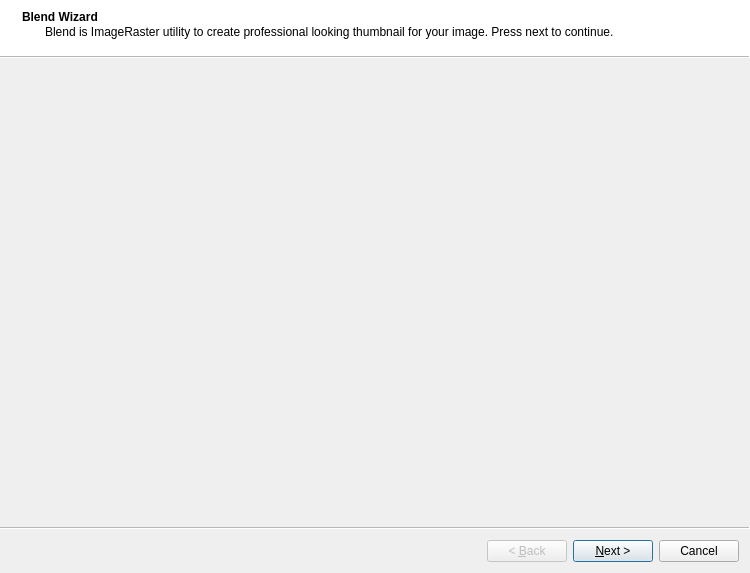
<?xml version="1.0" encoding="UTF-8"?>
<ui version="4.0">
 <class>BlendWizard</class>
 <widget class="QWizard" name="BlendWizard">
  <property name="geometry">
   <rect>
    <x>0</x>
    <y>0</y>
    <width>750</width>
    <height>573</height>
   </rect>
  </property>
  <property name="windowTitle">
   <string>Blend</string>
  </property>
  <property name="wizardStyle">
   <enum>QWizard::AeroStyle</enum>
  </property>
  <widget class="QWizardPage" name="Blend1">
   <property name="title">
    <string>Blend Wizard</string>
   </property>
   <property name="subTitle">
    <string>Blend is ImageRaster utility to create professional looking thumbnail for your image. Press next to continue.</string>
   </property>
   <attribute name="pageId">
    <string notr="true">0</string>
   </attribute>
   <layout class="QVBoxLayout" name="verticalLayout"/>
  </widget>
  <widget class="QWizardPage" name="Blend2">
   <property name="title">
    <string>Open Image for Thumbnail</string>
   </property>
   <attribute name="pageId">
    <string notr="true">1</string>
   </attribute>
   <layout class="QHBoxLayout" name="horizontalLayout">
    <item>
     <widget class="QLineEdit" name="browse"/>
    </item>
    <item>
     <widget class="QPushButton" name="browseButton">
      <property name="text">
       <string>Browse</string>
      </property>
     </widget>
    </item>
   </layout>
  </widget>
  <widget class="QWizardPage" name="Blend3">
   <property name="title">
    <string>Crop</string>
   </property>
   <property name="subTitle">
    <string>Select part of the image that will be presented as thumbnail. Unnecessary part will be neglected. You can press right mouse button on image to reset selection.</string>
   </property>
   <attribute name="pageId">
    <string notr="true">2</string>
   </attribute>
   <layout class="QGridLayout" name="gridLayout">
    <item row="0" column="0">
     <widget class="GraphicsView" name="view1">
      <property name="cursor" stdset="0">
       <cursorShape>CrossCursor</cursorShape>
      </property>
     </widget>
    </item>
   </layout>
  </widget>
  <widget class="QWizardPage" name="Blend4">
   <property name="title">
    <string>Style &amp; Position Editor</string>
   </property>
   <property name="subTitle">
    <string>Here you can change your thumbnail appearance and add it to the scene. Note that you can't change thumbnail style after you close this wizard.</string>
   </property>
   <attribute name="pageId">
    <string notr="true">3</string>
   </attribute>
   <layout class="QHBoxLayout" name="horizontalLayout_3">
    <item>
     <widget class="QFrame" name="frame">
      <property name="sizePolicy">
       <sizepolicy hsizetype="Maximum" vsizetype="Preferred">
        <horstretch>0</horstretch>
        <verstretch>0</verstretch>
       </sizepolicy>
      </property>
      <property name="maximumSize">
       <size>
        <width>300</width>
        <height>16777215</height>
       </size>
      </property>
      <property name="frameShape">
       <enum>QFrame::StyledPanel</enum>
      </property>
      <property name="frameShadow">
       <enum>QFrame::Raised</enum>
      </property>
      <layout class="QFormLayout" name="formLayout">
       <item row="0" column="0">
        <widget class="QLabel" name="label">
         <property name="minimumSize">
          <size>
           <width>75</width>
           <height>0</height>
          </size>
         </property>
         <property name="text">
          <string>Style:</string>
         </property>
         <property name="buddy">
          <cstring>styleCombo</cstring>
         </property>
        </widget>
       </item>
       <item row="0" column="1">
        <widget class="QComboBox" name="styleCombo">
         <property name="minimumSize">
          <size>
           <width>100</width>
           <height>0</height>
          </size>
         </property>
         <item>
          <property name="text">
           <string>Circle (clipped)</string>
          </property>
         </item>
         <item>
          <property name="text">
           <string>Square (clipped)</string>
          </property>
         </item>
         <item>
          <property name="text">
           <string>Ellipse</string>
          </property>
         </item>
         <item>
          <property name="text">
           <string>Rectangle</string>
          </property>
         </item>
        </widget>
       </item>
       <item row="1" column="0">
        <widget class="QLabel" name="label_2">
         <property name="text">
          <string>Thumbnail size:</string>
         </property>
         <property name="buddy">
          <cstring>thumbSize</cstring>
         </property>
        </widget>
       </item>
       <item row="1" column="1">
        <widget class="QSpinBox" name="thumbSize">
         <property name="maximum">
          <number>1000</number>
         </property>
         <property name="value">
          <number>128</number>
         </property>
        </widget>
       </item>
       <item row="2" column="0">
        <widget class="QLabel" name="label_3">
         <property name="text">
          <string>Anchor size:</string>
         </property>
         <property name="buddy">
          <cstring>anchorSize</cstring>
         </property>
        </widget>
       </item>
       <item row="2" column="1">
        <widget class="QSpinBox" name="anchorSize">
         <property name="maximum">
          <number>1000</number>
         </property>
         <property name="value">
          <number>32</number>
         </property>
        </widget>
       </item>
       <item row="3" column="0">
        <widget class="QLabel" name="label_4">
         <property name="text">
          <string>Border color:</string>
         </property>
         <property name="buddy">
          <cstring>color1</cstring>
         </property>
        </widget>
       </item>
       <item row="3" column="1">
        <widget class="ColorEditor" name="color1"/>
       </item>
       <item row="4" column="0">
        <widget class="QLabel" name="label_5">
         <property name="text">
          <string>Outline color:</string>
         </property>
         <property name="buddy">
          <cstring>color2</cstring>
         </property>
        </widget>
       </item>
       <item row="4" column="1">
        <widget class="ColorEditor" name="color2"/>
       </item>
       <item row="5" column="0">
        <widget class="QLabel" name="label_6">
         <property name="text">
          <string>Border thickness:</string>
         </property>
         <property name="buddy">
          <cstring>lineweight</cstring>
         </property>
        </widget>
       </item>
       <item row="5" column="1">
        <widget class="QSpinBox" name="lineweight">
         <property name="value">
          <number>1</number>
         </property>
        </widget>
       </item>
       <item row="6" column="0">
        <widget class="QLabel" name="label_7">
         <property name="text">
          <string>Text:</string>
         </property>
        </widget>
       </item>
       <item row="7" column="0" colspan="2">
        <widget class="QPlainTextEdit" name="text">
         <property name="sizePolicy">
          <sizepolicy hsizetype="Preferred" vsizetype="Preferred">
           <horstretch>0</horstretch>
           <verstretch>0</verstretch>
          </sizepolicy>
         </property>
         <property name="maximumSize">
          <size>
           <width>200</width>
           <height>16777215</height>
          </size>
         </property>
        </widget>
       </item>
       <item row="8" column="0" colspan="2">
        <widget class="QFrame" name="frame_2">
         <property name="maximumSize">
          <size>
           <width>200</width>
           <height>16777215</height>
          </size>
         </property>
         <property name="frameShape">
          <enum>QFrame::StyledPanel</enum>
         </property>
         <property name="frameShadow">
          <enum>QFrame::Raised</enum>
         </property>
         <layout class="QHBoxLayout" name="horizontalLayout_2">
          <item>
           <widget class="QFontComboBox" name="Font"/>
          </item>
          <item>
           <widget class="FontSizeCombo" name="fontSize">
            <property name="minimumSize">
             <size>
              <width>50</width>
              <height>0</height>
             </size>
            </property>
            <property name="editable">
             <bool>true</bool>
            </property>
           </widget>
          </item>
         </layout>
        </widget>
       </item>
      </layout>
     </widget>
    </item>
    <item>
     <widget class="GraphicsView" name="view2">
      <property name="minimumSize">
       <size>
        <width>0</width>
        <height>250</height>
       </size>
      </property>
     </widget>
    </item>
   </layout>
  </widget>
 </widget>
 <customwidgets>
  <customwidget>
   <class>GraphicsView</class>
   <extends>QGraphicsView</extends>
   <header>graphicsview.h</header>
  </customwidget>
  <customwidget>
   <class>ColorEditor</class>
   <extends>QComboBox</extends>
   <header>widgets.h</header>
  </customwidget>
  <customwidget>
   <class>FontSizeCombo</class>
   <extends>QComboBox</extends>
   <header>widgets.h</header>
  </customwidget>
 </customwidgets>
 <resources/>
 <connections/>
</ui>
